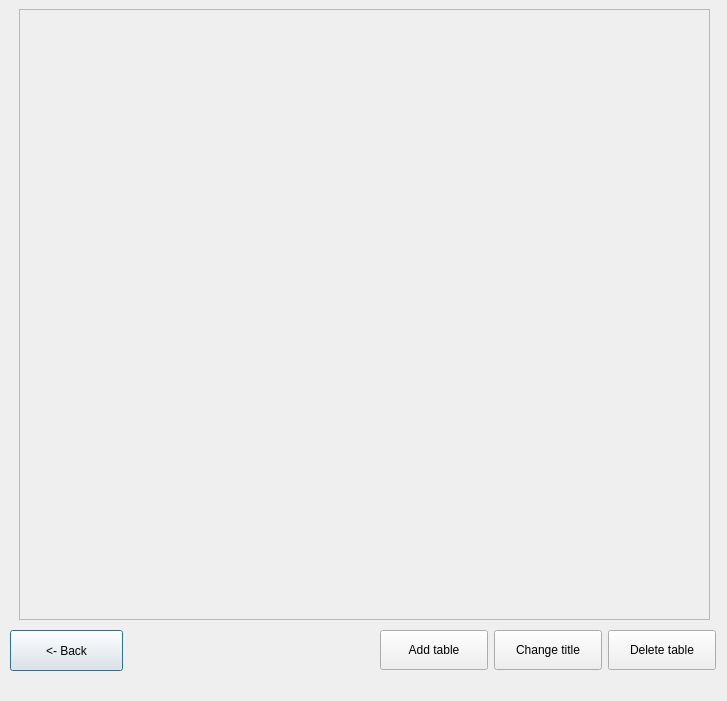
<?xml version="1.0" encoding="UTF-8"?>
<ui version="4.0">
 <class>ListTableNotes</class>
 <widget class="QDialog" name="ListTableNotes">
  <property name="geometry">
   <rect>
    <x>0</x>
    <y>0</y>
    <width>727</width>
    <height>701</height>
   </rect>
  </property>
  <property name="windowTitle">
   <string>Dialog</string>
  </property>
  <widget class="QScrollArea" name="scrollArea">
   <property name="geometry">
    <rect>
     <x>19</x>
     <y>9</y>
     <width>691</width>
     <height>611</height>
    </rect>
   </property>
   <property name="widgetResizable">
    <bool>true</bool>
   </property>
   <widget class="QWidget" name="scrollAreaWidgetContents">
    <property name="geometry">
     <rect>
      <x>0</x>
      <y>0</y>
      <width>689</width>
      <height>609</height>
     </rect>
    </property>
   </widget>
  </widget>
  <widget class="QPushButton" name="to_main_main_button">
   <property name="geometry">
    <rect>
     <x>10</x>
     <y>630</y>
     <width>113</width>
     <height>41</height>
    </rect>
   </property>
   <property name="text">
    <string>&lt;- Back</string>
   </property>
  </widget>
  <widget class="QWidget" name="layoutWidget">
   <property name="geometry">
    <rect>
     <x>380</x>
     <y>630</y>
     <width>336</width>
     <height>41</height>
    </rect>
   </property>
   <layout class="QHBoxLayout" name="horizontalLayout">
    <item>
     <widget class="QPushButton" name="add_table_button">
      <property name="minimumSize">
       <size>
        <width>40</width>
        <height>40</height>
       </size>
      </property>
      <property name="text">
       <string>Add table</string>
      </property>
     </widget>
    </item>
    <item>
     <widget class="QPushButton" name="change_title_of_the_table_button">
      <property name="minimumSize">
       <size>
        <width>40</width>
        <height>40</height>
       </size>
      </property>
      <property name="text">
       <string>Change title</string>
      </property>
     </widget>
    </item>
    <item>
     <widget class="QPushButton" name="delete_table_button">
      <property name="minimumSize">
       <size>
        <width>40</width>
        <height>40</height>
       </size>
      </property>
      <property name="text">
       <string>Delete table</string>
      </property>
     </widget>
    </item>
   </layout>
  </widget>
 </widget>
 <resources/>
 <connections/>
</ui>
